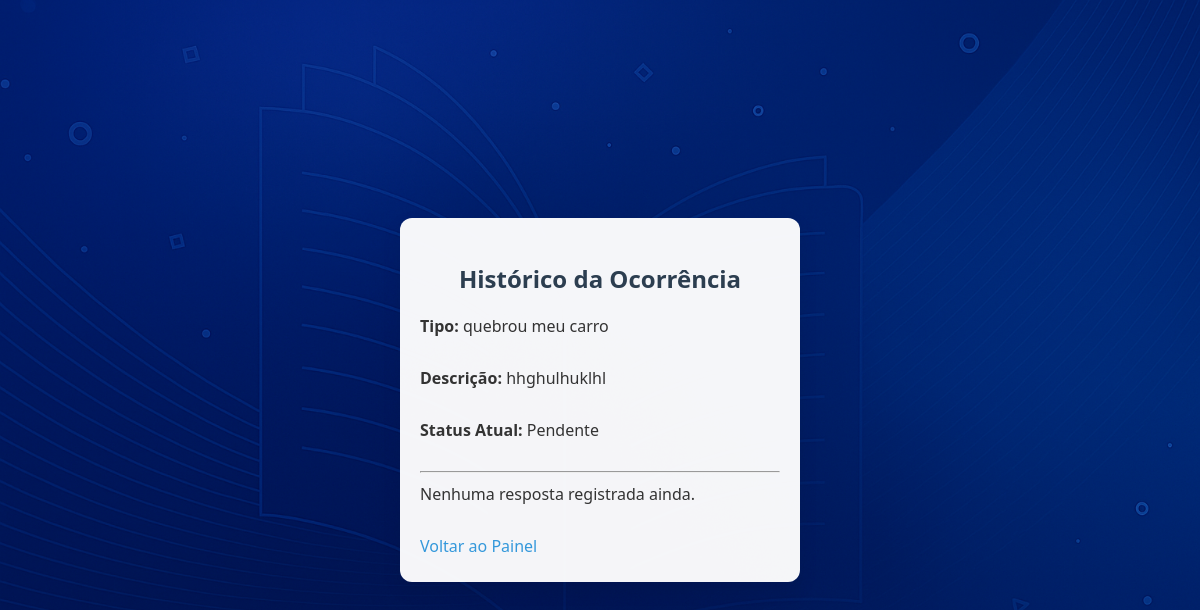
/historico/3 (signed in), run on the app's committed database.
### app/models.py (models this page shows)
class Ocorrencia(db.Model):
    id = db.Column(db.Integer, primary_key=True)
    usuario_id = db.Column(db.Integer, db.ForeignKey('usuario.id'), nullable=False)
    tipo = db.Column(db.String(50), nullable=False)
    descricao = db.Column(db.Text, nullable=False)
    status = db.Column(db.String(50), default='Pendente')
    data_criacao = db.Column(db.DateTime, default=lambda: datetime.now(fuso_brasil))
    resposta = db.Column(db.Text)
    respondido_por = db.Column(db.String(100))
    data_ultima_resposta = db.Column(db.DateTime)  # se necessário
    usuario = db.relationship('Usuario', backref='ocorrencias')

### app/routes.py (the view)
@main.route('/historico/<int:ocorrencia_id>')
def historico_respostas(ocorrencia_id):
    if 'usuario_id' not in session:
        return redirect(url_for('main.login'))
    ocorrencia = Ocorrencia.query.get(ocorrencia_id)
    if not ocorrencia:
        return redirect(url_for('main.painel'))
    historico = Historico.query.filter_by(ocorrencia_id=ocorrencia_id).order_by(Historico.data_resposta.desc()).all()
    return render_template('main/historico_respostas.html', ocorrencia=ocorrencia, historico=historico)

### app/templates/main/historico_respostas.html (shortened to what this page needs)
<!DOCTYPE html>
<html lang="pt-br">
<head>
    <link rel="stylesheet" href="{{ url_for('static', filename='style.css') }}">
</head>
<body class="login-page">
    <div class="login-box">
        <h2> Histórico da Ocorrência</h2>
        <p><strong>Tipo:</strong> {{ ocorrencia.tipo }}</p>
        <p><strong>Descrição:</strong> {{ ocorrencia.descricao }}</p>
        <p><strong>Status Atual:</strong> {{ ocorrencia.status }}</p>
        <hr>
        {% if historico %}
            {% for h in historico %}
                <div class="historico-card">
                    <p><strong>Resposta:</strong> {{ h.resposta }}</p>
                    <p><strong>Respondido por:</strong> {{ h.respondido_por }}</p>
                    <p><strong>Status na época:</strong> {{ h.status_ocorrencia }}</p>
                    <p><strong>Data:</strong> {{ h.data_resposta.strftime('%d/%m/%Y %H:%M') }}</p>
                    <hr>
                </div>
            {% endfor %}
        {% else %}
            <p>Nenhuma resposta registrada ainda.</p>
        {% endif %}
        <a href="{{ url_for('main.painel') }}"> Voltar ao Painel</a>
    </div>
</body>
</html>

### app/static/style.css (style rules this page uses)
body { background: linear-gradient(to bottom, #e9f1fb, #f8fbff); font-family: 'Segoe UI', Tahoma, Geneva, Verdana, sans-serif; margin: 0; padding: 0; color: #2c3e50; overflow-x: hidden; }
html, body { overflow-x: hidden; }
p { color: #333; margin: 10px 0 30px; font-size: 16px; }
a { text-decoration: none; color: #3498db; }
.login-page { background: url('/static/img/fundo-login.png') no-repeat center center fixed; background-size: cover; min-height: 100vh; padding: 50px 20px; display: flex; justify-content: center; align-items: center; color: #2c3e50; font-family: 'Segoe UI', Tahoma, Geneva, Verdana, sans-serif; }
.login-box { width: 100%; max-width: 360px; margin: 0 auto; padding: 25px 20px; background-color: rgba(255, 255, 255, 0.96); border-radius: 12px; box-shadow: 0 8px 20px rgba(0, 0, 0, 0.08); text-align: left; }
.login-box h2 { margin-bottom: 20px; text-align: center; color: #2c3e50; }
.welcome-box, .login-box, .historico-container { width: 100%; max-width: 400px; margin: 20px auto; }
* { box-sizing: border-box; }

### data on the page
Ocorrencia: tipo "quebrou meu carro", descricao "hhghulhuklhl", status "Pendente"
